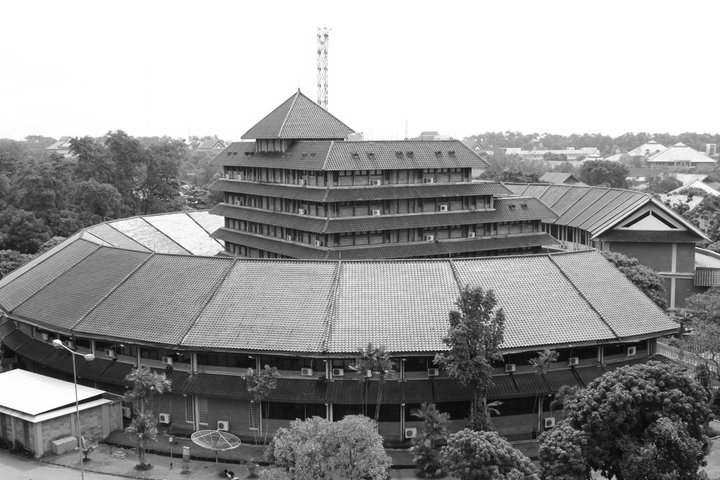
%> input picture fasilkom.png, 720 x 480 px
$ octave imageenchancement.m   (GNU Octave 9; MATLAB toolbox functions it lacks are replaced by stand-ins)
%> lines starting %> are read from the running program, lines starting %| are printed output that depends on the picture
%I1 = imread('fasilkomgelap.png')
I2 = imread ('fasilkom.png')
%> I2 is the input picture: size 480x720 uint8; min 1, max 255, mean 152.1

% [47 lines of commented-out code are left out]

I1 = imread('fasilkom.png')
I_noise = imnoise(I1, 'gaussian')
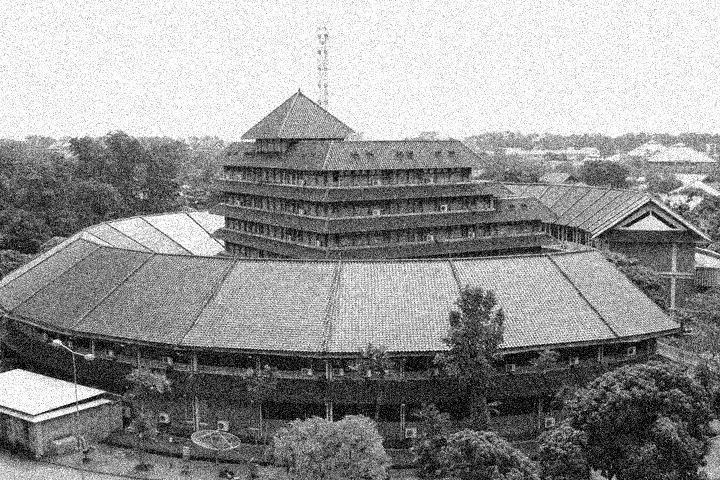
%> I_noise: size 480x720 uint8; min 0, max 255, mean 149.4
I_filter = medfilt2(I1, [7 7])
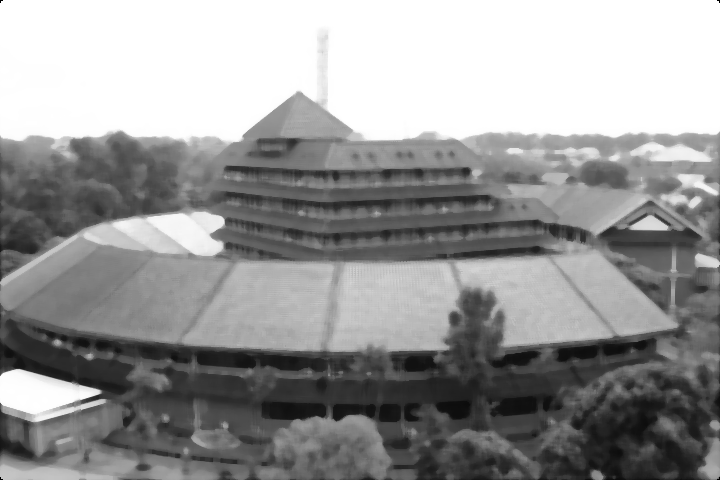
%> I_filter: size 480x720 uint8; min 0, max 255, mean 151.8
imshow(I_filter)

$ run again, with rice.png copied over fasilkom.png
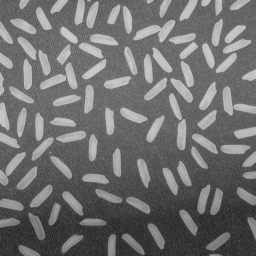
%> input picture rice.png, 256 x 256 px
%> I2 is the input picture: size 256x256 uint8; min 40, max 204, mean 111.2
%> `I_noise = imnoise(I1, 'gaussian')`:
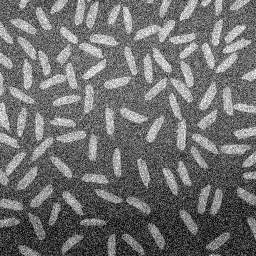
%> I_noise: size 256x256 uint8; min 0, max 255, mean 111.1
%> `I_filter = medfilt2(I1, [7 7])`:
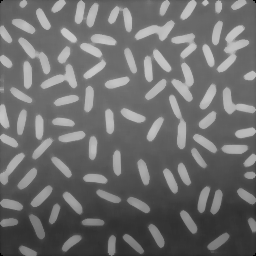
%> I_filter: size 256x256 uint8; min 0, max 202, mean 109.3
